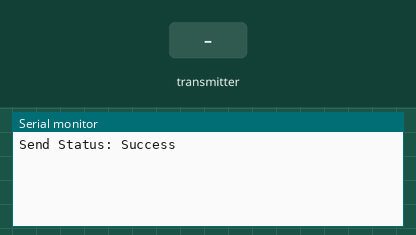
The sketch below on a simulated ESP32. On the bench: the last lines printed to the serial monitor. The inputs (shaded band) are chosen by the test bench.

Above: at 1.2 s.
1.3 s: the transmitter starts sending msg = 0
At 1.66 s:
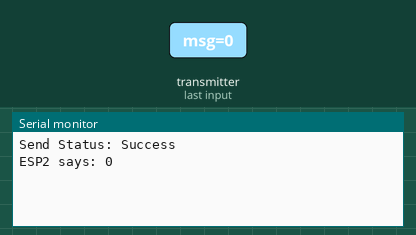
3.3 s: the transmitter starts sending msg = 1
At 3.66 s:
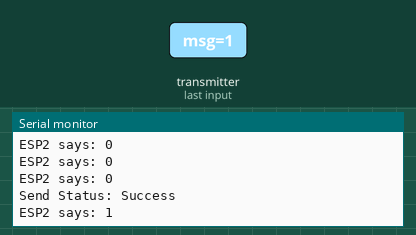

Measured:
- after the input at 1.3 s, the serial monitor: prints a new line after 0.05 s (image 1)
- after the input at 3.3 s, the serial monitor: prints a new line after 0.05 s (image 2)

The sketch:

Laptop2.ino
```cpp
#include <esp_now.h>
#include <WiFi.h>

// 👉 ESP2 MAC
uint8_t peerAddress[] = {0xEC, 0xE3, 0x34, 0x19, 0x75, 0x8C};

typedef struct struct_message {
  char msg[32];
} struct_message;

struct_message sendData;
struct_message recvData;

esp_now_peer_info_t peerInfo;

// استقبال
void OnDataRecv(const uint8_t * mac, const uint8_t *incomingData, int len) {
  memcpy(&recvData, incomingData, sizeof(recvData));

  Serial.print("ESP2 says: ");
  Serial.println(recvData.msg);
}

// حالة الإرسال
void OnDataSent(const uint8_t *mac_addr, esp_now_send_status_t status) {
  Serial.print("Send Status: ");
  Serial.println(status == ESP_NOW_SEND_SUCCESS ? "Success" : "Fail");
}

void setup() {
  Serial.begin(115200);
  WiFi.mode(WIFI_STA);

  if (esp_now_init() != ESP_OK) {
    Serial.println("ESP-NOW Init Failed");
    return;
  }

  esp_now_register_send_cb(OnDataSent);
  esp_now_register_recv_cb(OnDataRecv);

  memcpy(peerInfo.peer_addr, peerAddress, 6);
  peerInfo.channel = 0;
  peerInfo.encrypt = false;

  if (esp_now_add_peer(&peerInfo) != ESP_OK) {
    Serial.println("Failed to add peer");
    return;
  }
}

void loop() {
  strcpy(sendData.msg, "Hi from ESP1");

  esp_now_send(peerAddress, (uint8_t *) &sendData, sizeof(sendData));

  delay(3000);
}
```
